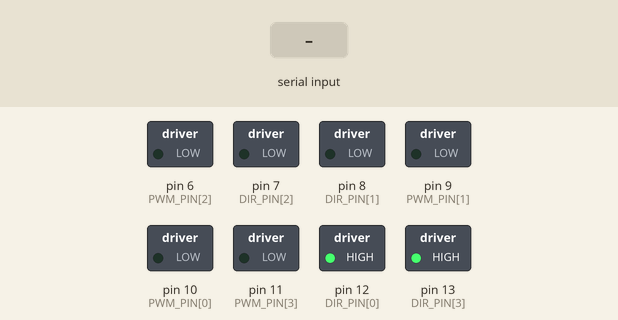
Recording of a sketch running on a simulated Arduino Uno, built with avr-gcc and run on an emulated ATmega328P. Shown: switched loads named in the sketch (green lamp = pin HIGH). The test bench sets the inputs (shaded band). What the sketch prints to the serial monitor is not drawn.

Above: at 1.2 s.
1.3 s: "E:45\n" received over Serial
At 1.7 s:
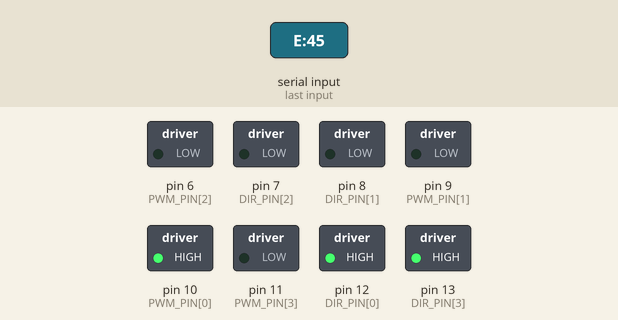
3.3 s: "P90\n" received over Serial
Timing chart, 0 to 6.3 s (numbered marks = the images above; inputs shaded):
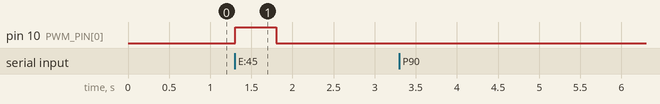

Measured:
- after the input at 1.3 s, pin 10 (PWM_PIN[0]): LOW → HIGH at once, → LOW 0.50 s later
- after the input at 3.3 s, every drawn part: stays the same

The sketch:

leadme_firmware.ino
```cpp
/*
 * LeadMe — Arduino Firmware (PID on Arduino)
 *
 * Receives heading error from laptop over USB Serial.
 * Runs PID on-board to compute lateral correction force.
 * Drives 2 front wheels (differential drive). Back motors unpopulated.
 *
 * ── Receive (laptop → Arduino via USB Serial) ────────────────────────────────
 *   "E:<heading_error>\n"   e.g. "E:13.5\n" or "E:-7.2\n"
 *     heading_error : -180.0 to +180.0 degrees
 *                     positive → user pointing left of target → tug right
 *                     negative → user pointing right of target → tug left
 *   "S\n"  → stop immediately, reset PID
 *   "P\n"  → ping, responds "OK\n"
 *
 * ── Wiring ───────────────────────────────────────────────────────────────────
 *   Laptop USB → Arduino USB (Serial, 115200 baud)
 *   Motor driver PWM/DIR pins as defined below
 */

#include <Arduino.h>

// ── Motor pins ────────────────────────────────────────────────────────────────
const uint8_t PWM_PIN[4] = {10, 9,  6,  11};
const uint8_t DIR_PIN[4] = {12, 8,  7,  13};
const uint8_t PWM_MIN    = 50;
const bool    FWD_DIR[4] = {1,  0,  0,  1};

// ── Navigation constants ──────────────────────────────────────────────────────
const float DEAD_ZONE_DEG  = 5.0f;   // errors smaller than this → go straight
const uint8_t BASE_SPEED   = 55;     // base forward speed (0–100)

// ── PID gains ─────────────────────────────────────────────────────────────────
const float Kp = 1.2f;
const float Ki = 0.04f;
const float Kd = 0.25f;

const float INTEGRAL_LIMIT = 40.0f;
const float OUTPUT_LIMIT   = 100.0f;

// ── PID state ─────────────────────────────────────────────────────────────────
float    pid_integral = 0.0f;
uint32_t pid_prev_time = 0;

// ── Runtime state ─────────────────────────────────────────────────────────────
float current_error  = 0.0f;
float current_gyro_z = 0.0f;   // yaw rate in °/s from laptop (RealSense)
bool  stopped        = true;

// ── Watchdog ──────────────────────────────────────────────────────────────────
const uint32_t WATCHDOG_MS = 500UL;
uint32_t       last_cmd_ms = 0;

// ── Serial receive buffer ─────────────────────────────────────────────────────
#define BUF_SIZE 32
char    rx_buf[BUF_SIZE];
uint8_t rx_idx = 0;


// ── Motor control ─────────────────────────────────────────────────────────────

void motors_set(int8_t m0, int8_t m1, int8_t m2, int8_t m3) {
    int8_t speeds[4] = {m0, m1, m2, m3};
    for (uint8_t i = 0; i < 4; i++) {
        bool dir = FWD_DIR[i];
        if (speeds[i] < 0) dir = !dir;
        uint8_t pwm = (speeds[i] == 0)
                      ? 0
                      : (uint8_t)map(abs(speeds[i]), 0, 100, PWM_MIN, 255);
        digitalWrite(DIR_PIN[i], dir);
        analogWrite(PWM_PIN[i], pwm);
    }
}

// Differential drive — front-left (m0) and front-right (m1) only.
// left  = base + correction  → correction > 0 turns right
// right = base - correction  → correction < 0 turns left
// Back motors (m2, m3) are unpopulated — always 0.
void differential_drive(int8_t left, int8_t right) {
    motors_set(left, right, 0, 0);
}

void stop_motors() {
    motors_set(0, 0, 0, 0);
}


// ── PID ───────────────────────────────────────────────────────────────────────

void pid_reset() {
    pid_integral  = 0.0f;
    pid_prev_time = millis();
}

// Returns correction in [-100, 100]
// positive → tug right, negative → tug left
// gyro_z_dps: yaw rate in °/s — used directly for D-term (no derivative kick)
float pid_compute(float error, float gyro_z_dps) {
    uint32_t now = millis();
    float dt = (now - pid_prev_time) / 1000.0f;
    if (dt <= 0.0f || dt > 0.5f) dt = 0.05f;
    pid_prev_time = now;

    // Proportional
    float p = Kp * error;

    // Integral with anti-windup
    pid_integral += error * dt;
    pid_integral = constrain(pid_integral, -INTEGRAL_LIMIT, INTEGRAL_LIMIT);
    float i = Ki * pid_integral;

    // Derivative: use gyro directly (negative because CCW gyro opposes error growth)
    float d = -Kd * gyro_z_dps;

    float output = p + i + d;
    return constrain(output, -OUTPUT_LIMIT, OUTPUT_LIMIT);
}


// ── Map PID correction to differential wheel speeds ───────────────────────────
//
//   correction > 0 → need to go right → left wheel faster, right slower
//   correction < 0 → need to go left  → right wheel faster, left slower
//
// Both wheels always have a forward BASE_SPEED so the cane keeps moving.

void apply_correction(float correction) {
    int left  = (int)(BASE_SPEED + correction);
    int right = (int)(BASE_SPEED - correction);

    left  = constrain(left,  -100, 100);
    right = constrain(right, -100, 100);

    differential_drive((int8_t)left, (int8_t)right);
}


// ── Command handler ───────────────────────────────────────────────────────────

void handle_command(const char *cmd) {
    if (cmd[0] == 'P') {
        Serial.println("OK");
        return;
    }

    if (cmd[0] == 'S') {
        stopped = true;
        pid_reset();
        stop_motors();
        return;
    }

    // "E:<heading_error>:<gyro_z>"
    if (cmd[0] == 'E' && cmd[1] == ':') {
        float error  = 0.0f;
        float gyro_z = 0.0f;
        // find the second colon separating error from gyro_z
        const char *sep = strchr(cmd + 2, ':');
        if (sep) {
            error  = atof(cmd + 2);
            gyro_z = atof(sep + 1);
        } else {
            error = atof(cmd + 2);
        }
        if (error >= -180.0f && error <= 180.0f) {
            current_error  = error;
            current_gyro_z = gyro_z;
            stopped        = false;
            last_cmd_ms    = millis();
        }
        return;
    }

    // Unknown command — safe stop
    stopped = true;
    stop_motors();
}


// ── Setup ─────────────────────────────────────────────────────────────────────

void setup() {
    for (uint8_t i = 0; i < 4; i++) {
        pinMode(DIR_PIN[i], OUTPUT);
        pinMode(PWM_PIN[i], OUTPUT);
    }
    stop_motors();
    Serial.begin(9600);
    pid_reset();
    last_cmd_ms = millis();
}


// ── Main loop ─────────────────────────────────────────────────────────────────

void loop() {
    uint32_t now = millis();

    // ── Receive commands from laptop ─────────────────────────────────────────
    while (Serial.available()) {
        char c = Serial.read();
        if (c == '\n' || c == '\r') {
            if (rx_idx > 0) {
                rx_buf[rx_idx] = '\0';
                handle_command(rx_buf);
                rx_idx = 0;
            }
        } else if (rx_idx < BUF_SIZE - 1) {
            rx_buf[rx_idx++] = c;
        }
    }

    // ── Watchdog — stop if laptop goes silent ─────────────────────────────────
    if (!stopped && (now - last_cmd_ms > WATCHDOG_MS)) {
        stopped = true;
        pid_reset();
        stop_motors();
        return;
    }

    if (stopped) return;

    // ── PID → motors ─────────────────────────────────────────────────────────
    float correction = pid_compute(current_error, current_gyro_z);
    apply_correction(correction);
}
```
